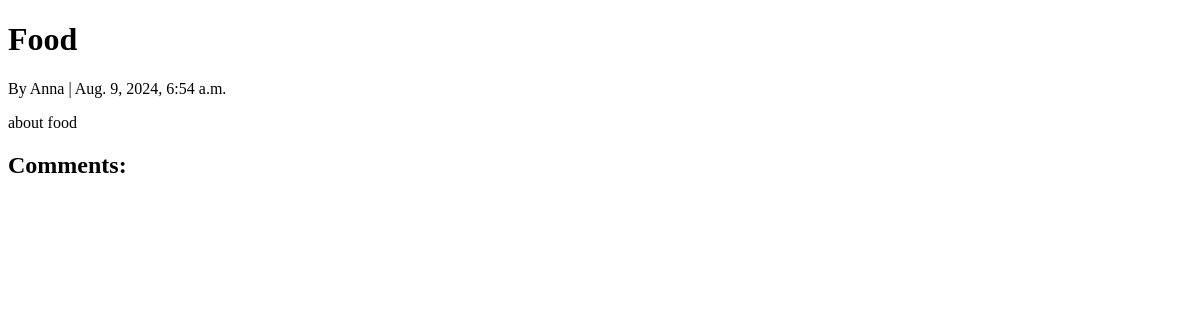
/posts/post/1/, run on an earlier commit of the app's database.
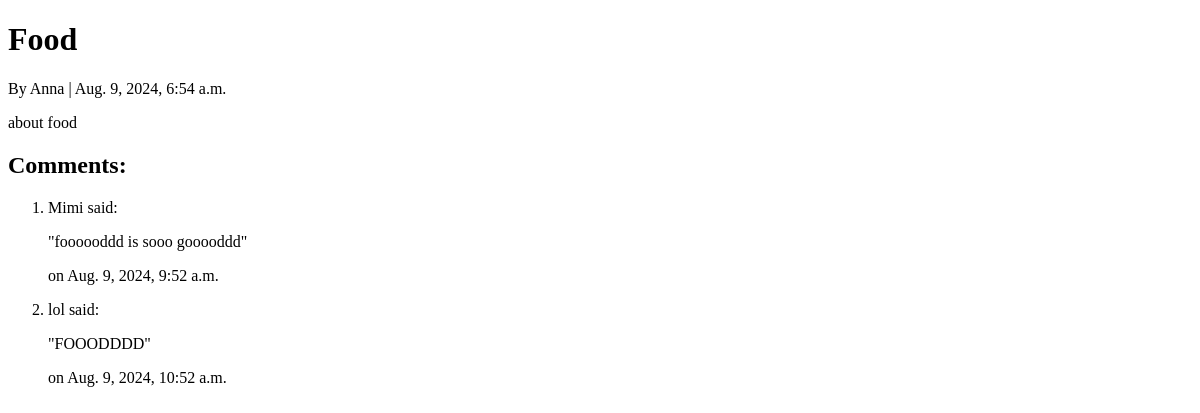
And on a later commit of the database.
### blog/models.py (models this page shows, shortened)
class Post(models.Model):
    title = models.CharField(max_length=200)
    content = models.TextField()
    published_date = models.DateTimeField()
    author = models.ForeignKey(Author,on_delete=models.CASCADE)

class Author(models.Model):
    name = models.CharField(max_length=100)
    bio = models.TextField()

class Comment(models.Model):
    post = models.ForeignKey(Post, on_delete=models.CASCADE)
    author_name = models.CharField(max_length=100)
    text = models.TextField()
    created_date = models.DateTimeField(default=timezone.now)

### blog/views.py (the view)
# urls.py: path("post/<int:post_id>/",blog_views.post_detail,name='post_detail'),
def post_detail(request,post_id):
    post = get_object_or_404(Post,id=post_id)
    comments = post.comment_set.all()
    context = {
        "post":post,
        "comments":comments
    }
    return render(
        request,
        template_name='blog/post_detail.html',
        context=context
        )

### templates/blog/post_detail.html (shortened to what this page needs)
<!DOCTYPE html>
<html>
<head>
</head>
<body>
    <h1>{{ post.title }}</h1>
    <p>By {{ post.author.name }} | {{ post.published_date }}</p>
    <p>{{ post.content }}</p>
    <h2>Comments:</h2>
    <ol>
        {% for comment in comments %}
            <li> <p>{{ comment.author_name }} said:</p></li>
            <p>"{{ comment.text }}"</p>
            <p>on {{ comment.created_date }}</p>
        {% endfor %}
    </ol>
</body>
</html>

What changed in the data, as far as the page shows it:
added Comment: author_name "Mimi", text "foooooddd is sooo gooooddd", created_date "Aug. 9, 2024, 9:52 a.m."
added Comment: author_name "lol", text "FOOODDDD", created_date "Aug. 9, 2024, 10:52 a.m."
